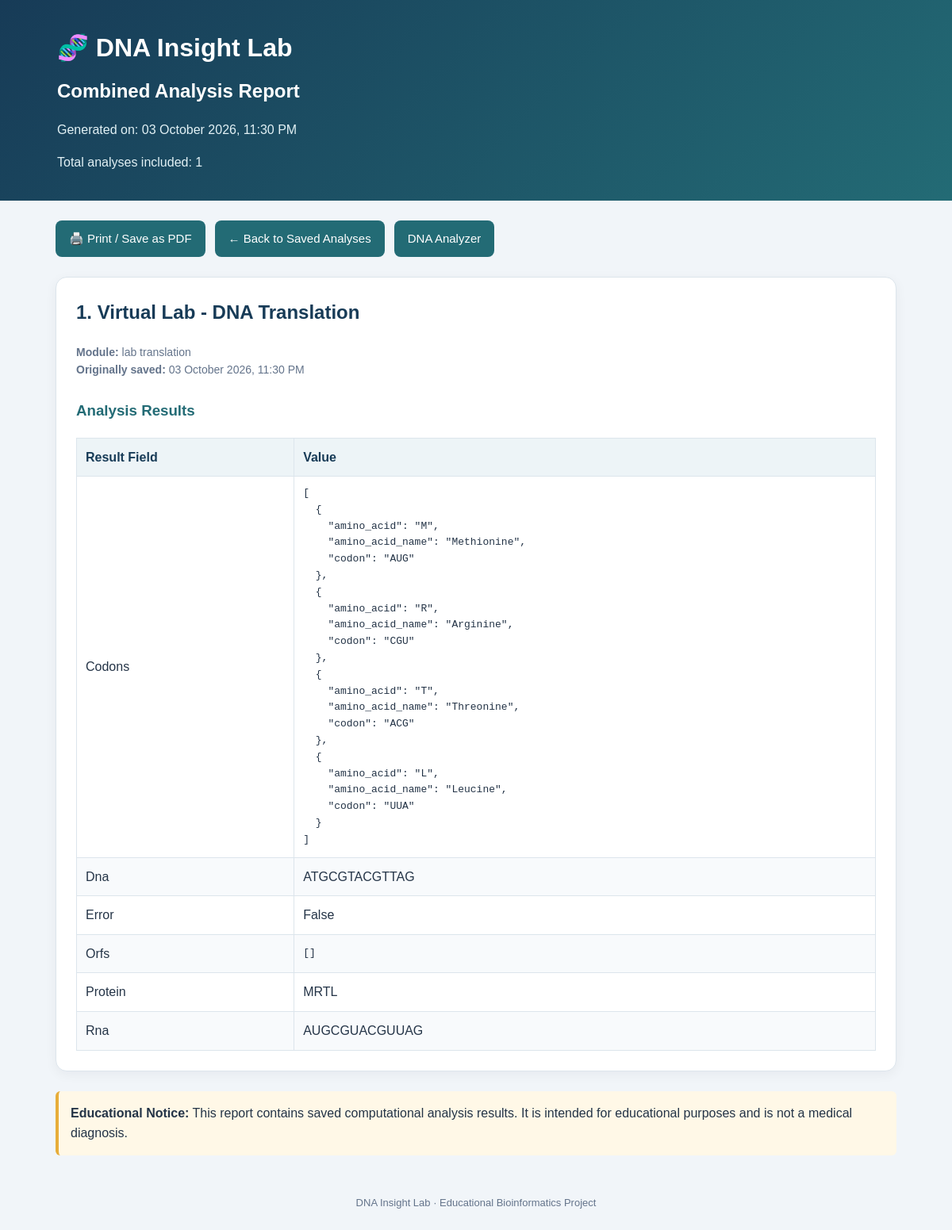
/report/view/7, run on the app's committed database.
### tables this page shows
CREATE TABLE saved_analyses (
            id INTEGER PRIMARY KEY AUTOINCREMENT,
            module TEXT NOT NULL,
            title TEXT NOT NULL,
            details TEXT NOT NULL,
            created_at TEXT NOT NULL
        );

### app.py (the view)
@app.route("/report/view/<int:analysis_id>")
def view_saved_analysis(analysis_id):
    connection = sqlite3.connect(DATABASE)
    connection.row_factory = sqlite3.Row
    try:
        row = connection.execute(
            """
            SELECT id, module, title, details, created_at
            FROM saved_analyses
            WHERE id = ?
            """,
            (analysis_id,)
        ).fetchone()
    finally:
        connection.close()
    if row is None:
        return ("Saved analysis not found.", 404)
    try:
        details = json.loads(row["details"])
    except (json.JSONDecodeError, TypeError):
        return ("Saved analysis data could not be read.", 500)
    analysis = {
        "id": row["id"],
        "module": row["module"],
        "title": row["title"],
        "details": details,
        "created_at": row["created_at"]
    }
    module = row["module"].strip().lower()
    if module == "dna matching":
        return render_template(
            "saved_matching.html",
            analysis=analysis
        )
    elif module == "mutation analysis":
        return render_template(
            "saved_mutation.html",
            analysis=analysis
        )
    else:
        return render_template(
            "combined_report.html",
            analyses=[analysis],
            generated_at=row["created_at"]
        )

### templates/combined_report.html (shortened to what this page needs)
<!DOCTYPE html>
<html lang="en">
<head>
</head>
<body>
<header class="header">
    <h1>🧬 DNA Insight Lab</h1>
    <h2 style="color:white; margin:10px 0;">Combined Analysis Report</h2>
    <p>Generated on: {{ generated_at }}</p>
    <p>Total analyses included: {{ analyses|length }}</p>
</header>
<main class="container">
    <div class="actions">
        <button class="button" onclick="window.print()">
            🖨️ Print / Save as PDF
        </button>
        <a class="button" href="{{ url_for('saved_reports') }}">
            ← Back to Saved Analyses
        </a>
        <a class="button" href="{{ url_for('home') }}">
            DNA Analyzer
        </a>
    </div>
    {% for analysis in analyses %}
    <section class="report-card">
        <h2>{{ loop.index }}. {{ analysis.title }}</h2>
        <p class="meta">
            <strong>Module:</strong> {{ analysis.module }}<br>
            <strong>Originally saved:</strong> {{ analysis.created_at }}
        </p>
        {% set d = analysis.details %}
        {% if d.sequence is defined and d.length is defined %}
            <h3>🧬 Input DNA Sequence</h3>
            <div class="sequence-box">{{ d.sequence }}</div>
            <div class="summary-grid">
                <div class="summary-item">
                    <span class="label">Sequence Length</span>
                    <span class="value">{{ d.length }}</span>
                </div>
                <div class="summary-item">
                    <span class="label">GC Content</span>
                    <span class="value">{{ "%.2f"|format(d.GC|float) }}%</span>
                </div>
                <div class="summary-item">
                    <span class="label">AT Content</span>
                    <span class="value">{{ "%.2f"|format(d.AT|float) }}%</span>
                </div>
            </div>
            <h3>📊 Nucleotide Count</h3>
            <table class="data-table">
                <thead>
                    <tr>
                        <th>Nucleotide</th>
                        <th>Count</th>
                    </tr>
                </thead>
                <tbody>
                    <tr><td>A (Adenine)</td><td>{{ d.A }}</td></tr>
                    <tr><td>T (Thymine)</td><td>{{ d.T }}</td></tr>
                    <tr><td>G (Guanine)</td><td>{{ d.G }}</td></tr>
                    <tr><td>C (Cytosine)</td><td>{{ d.C }}</td></tr>
                </tbody>
            </table>
            {% if d.reverse_complement is defined %}
                <h3>🔄 Reverse Complement</h3>
                <div class="sequence-box">{{ d.reverse_complement }}</div>
            {% endif %}
            {% if d.rna is defined %}
                <h3>🧬 DNA → RNA</h3>
                <div class="sequence-box">{{ d.rna }}</div>
            {% endif %}
            {% if d.protein is defined %}
                <h3>🧪 Protein Sequence</h3>
                <div class="sequence-box">
                    {{ d.protein if d.protein else "No protein sequence produced." }}
                </div>
            {% endif %}
            {% if d.codons is defined %}
                <h3>Codon Analysis</h3>
                {% if d.codons %}
                    <table class="data-table">
                        <thead>
                            <tr>
                                <th>Codon</th>
                                <th>Amino Acid</th>
                                <th>Symbol</th>
                            </tr>
                        </thead>
                        <tbody>
                            {% for codon in d.codons %}
                            <tr>
                                <td>{{ codon.codon }}</td>
                                <td>{{ codon.amino_acid_name }}</td>
                                <td>{{ codon.amino_acid }}</td>
                            </tr>
                            {% endfor %}
                        </tbody>
                    </table>
                {% else %}
                    <p class="empty">No codon results available.</p>
                {% endif %}
            {% endif %}
            {% if d.orfs is defined %}
                <h3>ORF Detection</h3>
                {% if d.orfs %}
                    {% for orf in d.orfs %}
                        <p><strong>ORF {{ loop.index }}</strong></p>
                        <table class="data-table">
                            <tbody>
                                <tr><th>Start Position</th><td>{{ orf.start }}</td></tr>
                                <tr><th>End Position</th><td>{{ orf.end }}</td></tr>
                                <tr><th>Length</th><td>{{ orf.length }} bases</td></tr>
                                <tr><th>Sequence</th><td>{{ orf.sequence }}</td></tr>
                            </tbody>
                        </table>
                    {% endfor %}
                {% else %}
                    <p>No complete ORF detected.</p>
                {% endif %}
            {% endif %}
        {% else %}
            <h3>Analysis Results</h3>
            {% if d %}
                <table class="data-table">
                    <thead>
                        <tr>
                            <th>Result Field</th>
                            <th>Value</th>
                        </tr>
                    </thead>
                    <tbody>
                        {% for key, value in d.items() %}
                        <tr>
                            <td>{{ key|replace('_', ' ')|title }}</td>
                            <td>
                                {% if value is mapping or value is sequence and value is not string %}
                                    <pre style="white-space:pre-wrap; overflow-wrap:anywhere; margin:0;">{{ value|tojson(indent=2) }}</pre>
                                {% else %}
                                    {{ value }}
                                {% endif %}
                            </td>
                        </tr>
                        {% endfor %}
                    </tbody>
                </table>
            {% else %}
                <p class="empty">No result details were saved.</p>
            {% endif %}
        {% endif %}
    </section>
    {% endfor %}
    <div class="note">
        <strong>Educational Notice:</strong>
        This report contains saved computational analysis results.
        It is intended for educational purposes and is not a medical diagnosis.
    </div>
</main>
<footer class="footer">
    DNA Insight Lab · Educational Bioinformatics Project
</footer>
</body>
</html>

### templates/combined_report.html (style rules this page uses)
* { box-sizing: border-box; }
body { margin: 0; font-family: Arial, Helvetica, sans-serif; background: #f1f5f9; color: #243447; line-height: 1.6; }
.header { background: linear-gradient(135deg, #173b57, #236b75); color: white; padding: 35px 6%; }
.header h1 { margin: 0; font-size: 32px; }
.header p { color: #e2f1f5; margin-bottom: 0; }
.container { max-width: 1100px; margin: 25px auto; padding: 0 20px; }
.actions { display: flex; flex-wrap: wrap; gap: 12px; margin-bottom: 25px; }
.button { display: inline-block; padding: 11px 17px; background: #236b75; color: white; text-decoration: none; border-radius: 8px; border: none; cursor: pointer; font-size: 15px; }
.report-card { background: white; padding: 25px; margin-bottom: 25px; border: 1px solid #dce5ec; border-radius: 14px; box-shadow: 0 4px 15px rgba(15, 23, 42, 0.05); page-break-inside: avoid; }
h2 { color: #173b57; margin-top: 0; }
h3 { color: #236b75; margin-top: 25px; }
.meta { color: #64748b; font-size: 14px; }
.data-table { width: 100%; border-collapse: collapse; margin-top: 12px; }
.data-table th, .data-table td { padding: 11px; border: 1px solid #dce5ec; text-align: left; overflow-wrap: anywhere; }
.data-table th { background: #edf4f7; color: #173b57; }
.data-table tr:nth-child(even) { background: #f8fafc; }
.note { background: #fff8e7; border-left: 4px solid #e7ad39; padding: 15px; border-radius: 6px; margin-top: 25px; }
.footer { text-align: center; color: #64748b; font-size: 13px; padding: 25px; }

### data on the page
saved_analyses: created_at "03 October 2026, 11:30 PM", title "Virtual Lab - DNA Translation", module "lab translation", d "Codons" "Dna" "Error" "Orfs" "Protein" "Rna", d "[ { \"amino_acid\": \"M\", \"amino_acid_name\": \"Methionine\", \"codon\": \"AUG\" }, { \"amino_acid\": \"R\", \"amino_acid_name\": \"Arginine\", \"codon\": \"CGU\" }, { \"amino_acid\": \"T\", \"amino_acid_name\": \"Threonine\", \"codon\": \"ACG\" }, { \"amino_acid\": \"L\", \"amino_acid_name\": \"Leucine\", \"codon\": \"UUA\" } ]" "[]", d "ATGCGTACGTTAG" "False" "MRTL" "AUGCGUACGUUAG"

### other printed values
{{ analyses|length }} "1"
